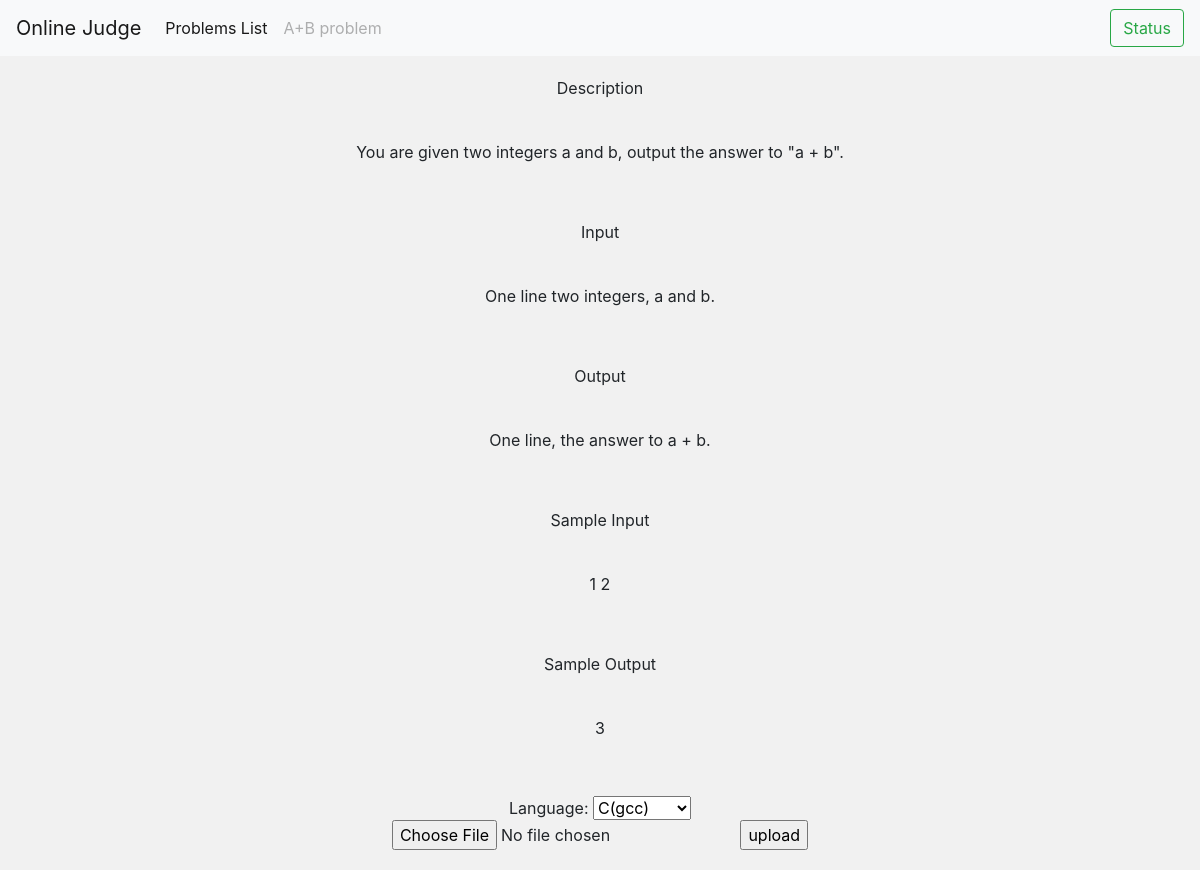
Page /oj/problem/0/ on the committed database.
### oj/models.py (models this page shows, shortened)
class Problem(models.Model):
    prob_id = models.IntegerField(default=0)
    title = models.CharField(max_length=30)
    time_lim = models.IntegerField()
    mem_lim = models.IntegerField()
    description = models.TextField()
    input_format = models.TextField()
    output_format = models.TextField()
    example_inp = models.TextField()
    exmaple_outp = models.TextField()
    data_input = models.FileField()
    data_output = models.FileField()

### oj/views.py (the view)
# urls.py: path('problem/<int:prob_id>/', views.prob_detail, name='prob_detail'),
def prob_detail(request, prob_id):
    problem = Problem.objects.get(prob_id = prob_id)
    return render(request, 'prob_detail.html', {'problem': problem})

### oj/templates/prob_detail.html (shortened to what this page needs)
<!DOCTYPE html>
<html>
    <head>
         <link rel="stylesheet" href="https://stackpath.bootstrapcdn.com/bootstrap/4.3.1/css/bootstrap.min.css">
    </head>
    <body>
        <nav class="navbar navbar-expand-lg navbar-light bg-light">
            <a class="navbar-brand" href="/oj/">Online Judge</a>
            <div class="collapse navbar-collapse" id="navbarSupportedContent">
                <ul class="navbar-nav mr-auto">
                  <li class="nav-item active">
                    <a class="nav-link" href="/oj/problems/p1/">Problems List <span class="sr-only">(current)</span></a>
                  </li>
                  <li class="nav-item">
                    <a class="nav-link disabled" href="#" tabindex="-1" aria-disabled="true">{{problem.title}}</a>
                  </li>
                </ul>
                <form class="form-inline my-2 my-lg-0">
                    <a href="{% url 'status' page=1 %}" class="btn btn-outline-success my-2 my-sm-0">Status<span class="sr-only">(current)</span></a>
                </form>
            </div>
        </nav>
        <div class="header">
            Description
        </div>
        <div class="header">
            <p>{{problem.description}}</p>
        </div>
        <div class="header">
            Input
        </div>
        <div class="header">
            <p> {{problem.input_format}} </p>
        </div>
        <div class="header">
            Output
        </div>
        <div class="header">
            <p>{{problem.output_format}}</p>
        </div>
        <div class="header">
            Sample Input
        </div>
        <div class="header">
            <p>{{problem.example_inp}}</p>
        </div>
        <div class="header">
            Sample Output
        </div>
        <div class="header">
            <p>{{problem.exmaple_outp}}</p>
        </div>
        <div class="header">
                <form enctype="multipart/form-data" action="{% url 'submit' prob_id=problem.prob_id %}" method="post">
                    Language:
                    <select name='lang'>
                        <option value="C">C(gcc)</option>
                    </select>
                    <br/>
                    <input type="file" name="code" />
                    <input type="submit" value="upload"/>
                 </form>
        </div>
    </body>
</html>

### oj/templates/prob_detail.html (style rules this page uses)
body { margin: 0; }
.header { background-color: #f1f1f1; padding: 20px; text-align: center; }

### rows in the picture
Problem: title "A+B problem", description "You are given two integers a and b, output the answer to \"a + b\".", input_format "One line two integers, a and b.", output_format "One line, the answer to a + b.", example_inp "1 2", exmaple_outp "3"
